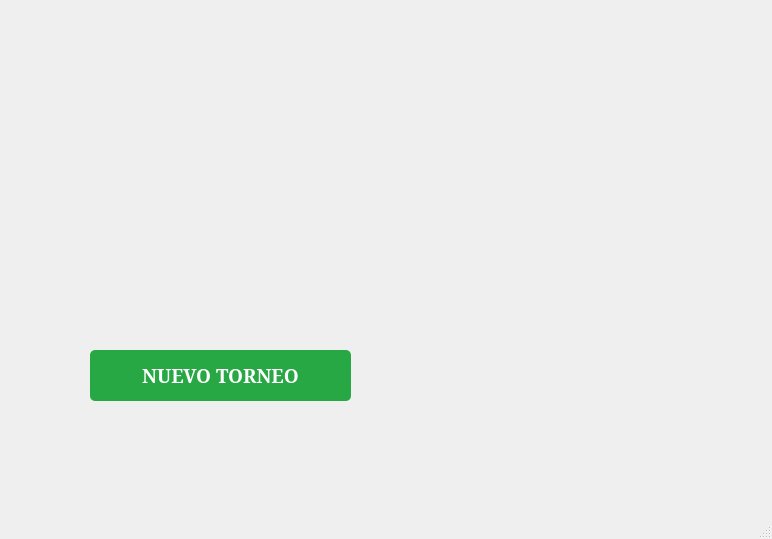
<?xml version="1.0" encoding="UTF-8"?>
<ui version="4.0">
 <class>ventana1</class>
 <widget class="QMainWindow" name="ventana1">
  <property name="geometry">
   <rect>
    <x>0</x>
    <y>0</y>
    <width>772</width>
    <height>539</height>
   </rect>
  </property>
  <property name="minimumSize">
   <size>
    <width>200</width>
    <height>200</height>
   </size>
  </property>
  <property name="windowTitle">
   <string>Ventana1</string>
  </property>
  <widget class="QWidget" name="centralwidget">
   <widget class="QLabel" name="label">
    <property name="geometry">
     <rect>
      <x>0</x>
      <y>0</y>
      <width>901</width>
      <height>511</height>
     </rect>
    </property>
    <property name="minimumSize">
     <size>
      <width>200</width>
      <height>200</height>
     </size>
    </property>
    <property name="font">
     <font>
      <family>Cooper Black</family>
      <pointsize>26</pointsize>
     </font>
    </property>
    <property name="text">
     <string/>
    </property>
    <property name="pixmap">
     <pixmap>image.png</pixmap>
    </property>
    <property name="alignment">
     <set>Qt::AlignCenter</set>
    </property>
   </widget>
   <widget class="QPushButton" name="torneo_button">
    <property name="geometry">
     <rect>
      <x>90</x>
      <y>350</y>
      <width>261</width>
      <height>51</height>
     </rect>
    </property>
    <property name="font">
     <font>
      <family>Constantia</family>
      <pointsize>14</pointsize>
      <weight>75</weight>
      <bold>true</bold>
     </font>
    </property>
    <property name="styleSheet">
     <string notr="true">QPushButton {
    background-color: #28a745;  /* Color de fondo verde */
    color: white;               /* Color del texto */
    border-radius: 5px;         /* Bordes redondeados */
    padding: 5px;               /* Espacio interno */
}
QPushButton:hover {
    background-color: #218838;  /* Color cuando el mouse pasa encima */
}
QPushButton:pressed {
    background-color: #1e7e34;  /* Color cuando el botón es presionado */
}
</string>
    </property>
    <property name="text">
     <string>NUEVO TORNEO</string>
    </property>
   </widget>
  </widget>
  <widget class="QMenuBar" name="menubar">
   <property name="geometry">
    <rect>
     <x>0</x>
     <y>0</y>
     <width>772</width>
     <height>21</height>
    </rect>
   </property>
  </widget>
  <widget class="QStatusBar" name="statusbar"/>
 </widget>
 <resources/>
 <connections>
  <connection>
   <sender>torneo_button</sender>
   <signal>clicked()</signal>
   <receiver>ventana1</receiver>
   <slot>nuevo_torneo()</slot>
   <hints>
    <hint type="sourcelabel">
     <x>247</x>
     <y>293</y>
    </hint>
    <hint type="destinationlabel">
     <x>253</x>
     <y>354</y>
    </hint>
   </hints>
  </connection>
 </connections>
 <slots>
  <slot>nuevo_torneo()</slot>
 </slots>
</ui>
